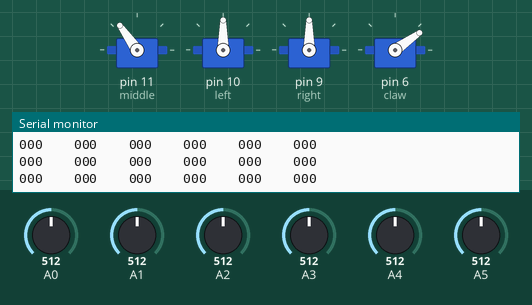
Recording of a sketch running on a simulated Arduino Uno, built with avr-gcc and run on an emulated ATmega328P. Parts: 4 × servo, the last lines printed to the serial monitor. The test bench sets the inputs (shaded band); at power-on: A1 = 512, A4 = 512, A2 = 512, A0 = 512, A3 = 512, A5 = 512.

Above: at 1.2 s.
1.3 s: A1 set to 547
2.8 s: A1 set to 576
At 5.2 s:
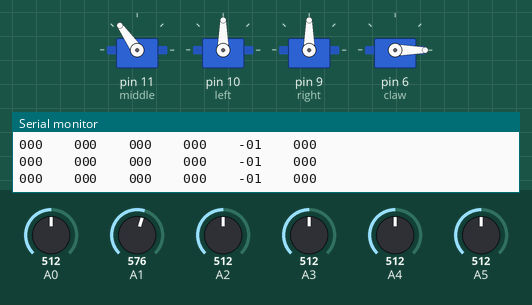
5.5 s: A4 set to 550
8.5 s: A4 set to 580
At 9.38 s:
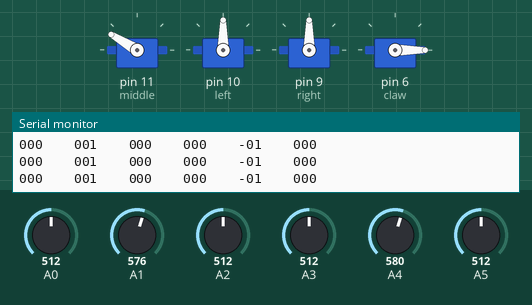
At 11.3 s:
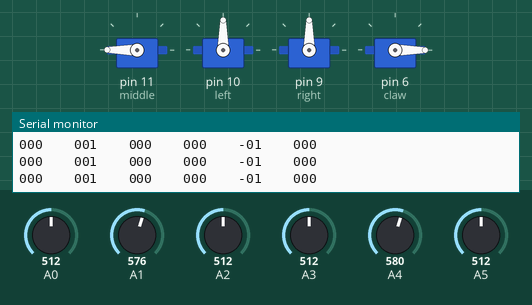
11.5 s: A2 set to 473
14.5 s: A2 set to 448
At 19.0 s:
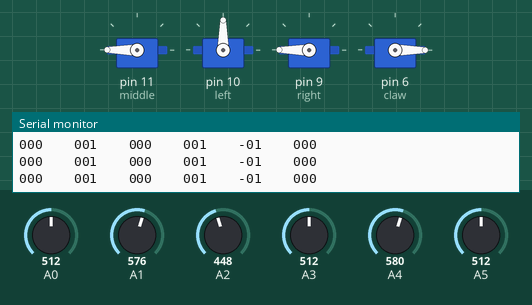
Timing chart, 0 to 25.5 s (numbered marks = the images above; inputs shaded):
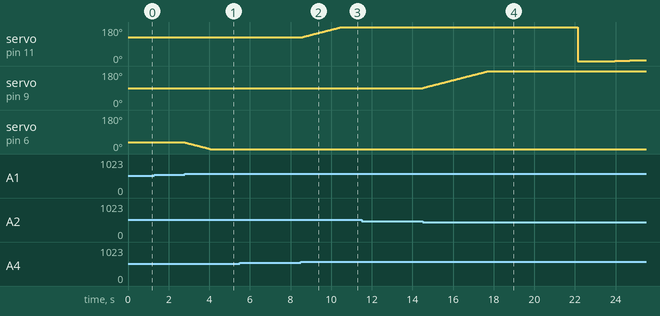

The sketch:

04_JoystickControl.ino
```cpp
// Now we'll control the robot with joysticks.

#include <Servo.h>

// 'define' lets us give nicknames to useful values. Here, we're naming each of the pins we'll use for the joystick inputs.
#define UD1pin 5
#define LR1pin 4
#define B1pin 3
#define UD2pin 2
#define LR2pin 1
#define B2pin 0

Servo middle;
Servo left;
Servo right;
Servo claw;

static boolean PAUSE_FLAG = false;

int INCREMENT = 2;
int minM = 0, maxM=180;
int minL = 0, maxL = 180;
int minR = 0, maxR = 180;
int minC = 0, maxC = 78;

// We'll read measurements from the joysticks, and we'll store them in these variables.
// UD = up/down. LR = left/right

int UD1=0, LR1=0, But1=0, UD2=0, LR2=0, But2=0;

int default_M = 125, default_L = 90, default_R=90, default_C = 35;
static int angle_M=default_M, angle_L=default_L, angle_R=default_R, angle_C=default_C;

char outputString[50];


void setup() {

  middle.attach(11);
  left.attach(10);
  right.attach(9);
  claw.attach(6);

  Serial.begin(9600);
  Serial.println("READY");
}


void loop() {

  if (Serial.available()){
  char cmd = Serial.read();

  // We can use the keyboard to pause or reset.
  switch (cmd){
    case 'r':
      left.write(default_L);
      middle.write(default_M);
      right.write(default_R);
      claw.write(default_C);
      break;
    case 'p':
      PAUSE_FLAG = !PAUSE_FLAG;
      break;
  }
  }

// If the program ISN'T paused...

  if (!PAUSE_FLAG){
    // readJoystick will get a number that tells us the position of each joystick. readJoystick is another function you can see below the loop function.
    //
  UD1 = round((readJoystick(UD1pin)*5));
  LR1 = round((readJoystick(LR1pin)*5));
  But1 = abs(round(readJoystick(B1pin)));

  UD2 = -1*round((readJoystick(UD2pin)*5));
  LR2 = -1*(readJoystick(LR2pin)*10);
  But2 = abs(round(readJoystick(B2pin)));

  angle_L += UD1;
  angle_M += LR1;
  angle_R += UD2;
  angle_C += LR2;

  left.write(angle_L);
  middle.write(angle_M);
  right.write(angle_R);
  claw.write(angle_C);
//
//  if (But2){
//    claw.write(maxC);
//  }
//  else {
//    claw.write(angle_C);
//  }

  sprintf(outputString, "%03d \t %03d \t %03d \t %03d \t %03d \t %03d", UD1, LR1, But1, UD2, LR2, But2);
  Serial.println(outputString);
  }
}

float readJoystick(int Apin){
  // analogRead reads a measurement from the joystick and returns a number from 0-1023. We do some math to change the number to something between -1 and 1.
  float cmd = float(analogRead(Apin)-512.0)/512.0;
  return cmd;
  }
```

Measured:
- the behaviour switches between 563 and 564 on A1 (found by bisection; images 0 and 1)
- the behaviour switches between 563 and 564 on A4 (found by bisection; images 1 and 2)
- the behaviour switches between 461 and 460 on A2 (found by bisection; images 3 and 4)
- after the input at 2.8 s, servo on pin 6 (claw): moves from 35° to 0° over 1.2 s, starting at once
- after the input at 8.5 s, servo on pin 11 (middle): moves from 125° to 180° over 2.0 s, starting at once
- after the input at 14.5 s, servo on pin 9 (right): moves from 90° to 180° over 3.2 s, starting at once
